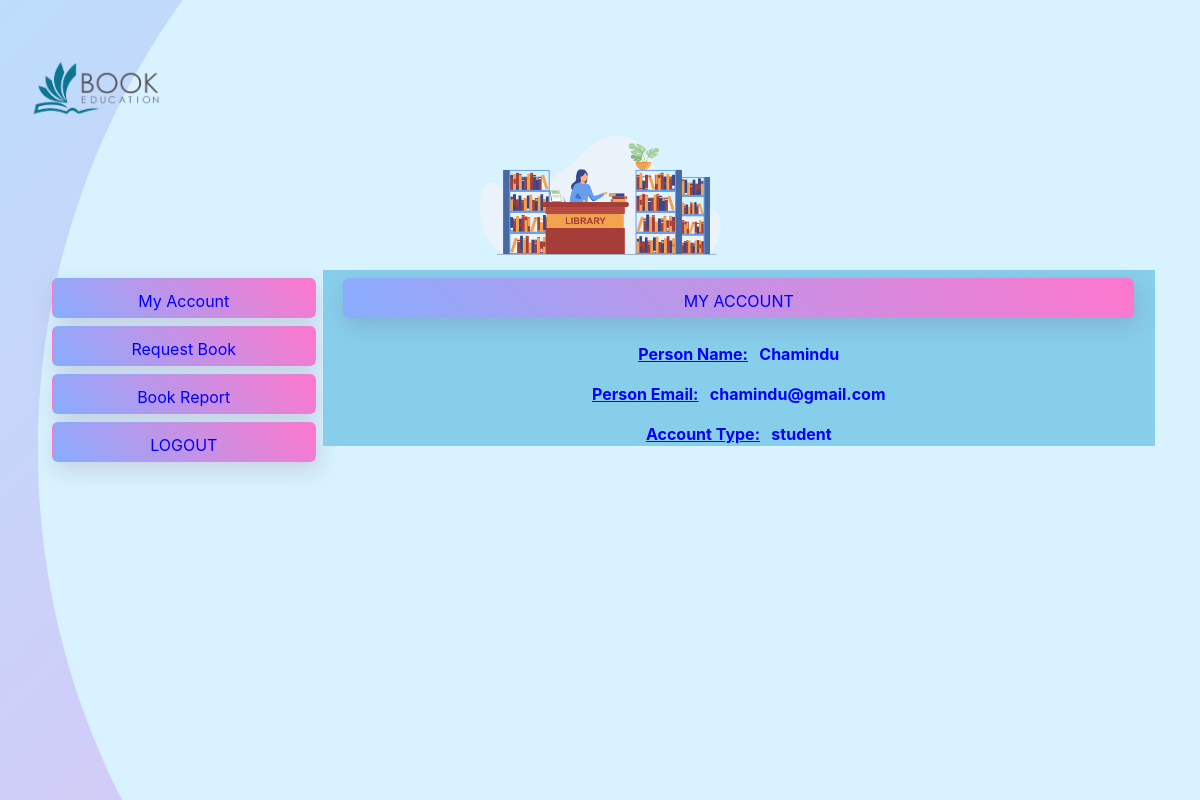
Screenshot of /Library/otheruser_dashboard.php?userlogid=12 with the database file from the repository.
### tables this page shows
CREATE TABLE IF NOT EXISTS `userdata` (
  `id` int NOT NULL AUTO_INCREMENT,
  `name` varchar(25) NOT NULL,
  `email` varchar(30) NOT NULL,
  `pass` varchar(25) NOT NULL,
  `type` varchar(25) NOT NULL,
  PRIMARY KEY (`id`)
);

### Library/db.php (called while the page is built, shortened)
<?php
    class db{
        function setconnection(){
            try{
                $this->connection=new PDO("mysql:host=localhost; dbname=library_managment","root","");
            }catch(PDOException $e){
                echo "Error";
            }
        }
    }
?>

### Library/data_class.php (called while the page is built, shortened)
<?php
    include("db.php");
    class data extends db {
        function userdetail($id){
            $q="SELECT * FROM userdata where id ='$id'";
            $data=$this->connection->query($q);
            return $data;
        }
    }
?>

### Library/otheruser_dashboard.php (the view, shortened to what this page needs)
<?php
    $userloginid=$_SESSION["userid"] = $_GET['userlogid'];
?>
<!DOCTYPE html>
<html>
    <head>
        <link href="//maxcdn.bootstrapcdn.com/bootstrap/4.1.1/css/bootstrap.min.css" rel="stylesheet" id="bootstrap-css">
    </head>
    <body>
        <?php
            include("data_class.php");
        ?>
        <div class="shape">
            <div class="navbar">
                <img src="images/Mainlogo.png" class="logo">
            </div>
            <div class="container">
                <div class="row"><img class="imglogo" src="images/headpic.png" weight="100" height="150"></div>
                <div class="innerdiv">
                    <div class="leftinnerdiv">
                        <Button class="btn" onclick="openpart('myaccount')"> My Account</Button>
                        <Button class="btn" onclick="openpart('requestbook')"> Request Book</Button>
                        <Button class="btn" onclick="openpart('issuereport')"> Book Report</Button>
                        <a href="Login.php"><Button class="btn" > LOGOUT</Button></a>
                    </div>
                    <div class="rightinnerdiv">
                        <div id="myaccount" class="innerright portion" style="<?php  if(!empty($_REQUEST['returnid'])){ echo "display:none";} else {echo ""; }?>">
                            <Button class="btn" >MY ACCOUNT</Button>
                            <?php
                                $u=new data;
                                $u->setconnection();
                                $u->userdetail($userloginid);
                                $recordset=$u->userdetail($userloginid);
                                foreach($recordset as $row)
                                {
                                    $name= $row[1];
                                    $email= $row[2];
                                    $type= $row[4];
                                }
                            ?>
                            <p style="color:blue"><u>Person Name:</u> &nbsp&nbsp<?php echo $name ?></p>
                            <p style="color:blue"><u>Person Email:</u> &nbsp&nbsp<?php echo $email ?></p>
                            <p style="color:blue"><u>Account Type:</u> &nbsp&nbsp<?php echo $type ?></p>
                        </div>
                    </div>
                </div>
            </div>
        </div>
    </body>
</html>

### Library/otheruser_dashboard.php (style rules this page uses)
.innerright,label { color: black; font-weight:bold; }
.shape { height: 100vh; width: 100%; background-image: url(images/background.png); background-position: center; background-size: cover; padding-left: 5; padding-right: 5; box-sizing: border-box; position: fixed; }
.container, .row, .imglogo { margin:auto; }
.innerdiv { text-align: center; margin: auto; }
.leftinnerdiv { float: left; width: 25%; }
.rightinnerdiv { float: right; width: 75%; }
.innerright { background-color:skyblue; }
.greenbtn, a { text-decoration: none; color: white; font-size: large; }
td, a { color:blue; }
.logo { width: 160px; cursor: pointer; }
.navbar { width: 100% ; height: 15vh; margin: auto; display: flex; align-items: center; }
.btn { display: inline-block; background: linear-gradient(45deg, #87adfe, #ff77cd); border-radius: 6px; padding: 10px 20px; box-sizing: border-box; text-decoration: none; color: #fff; box-shadow: 3px 8px 22px rgba(94,28,68,0.15); background-color: skyblue;; color:blue; width: 95%; height: 40px; margin-top: 8px; }

### rows the page displays
userdata: name "Chamindu", email "chamindu@gmail.com", type "student"
